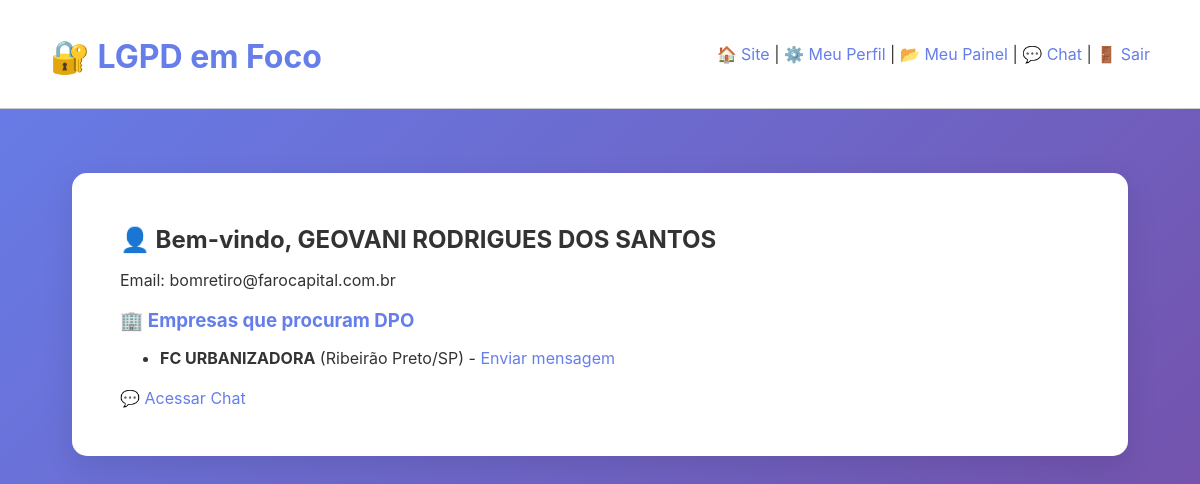
/painel/painel_dpo.php (signed in), run on the app's committed database.
### tables this page shows
CREATE TABLE `usuarios` (
  `id` int(11) NOT NULL,
  `tipo_usuario` enum('empresa','dpo') NOT NULL,
  `email` varchar(100) NOT NULL,
  `senha` varchar(255) NOT NULL,
  `telefone` varchar(20) DEFAULT NULL,
  `razao_social` varchar(100) DEFAULT NULL,
  `nome_fantasia` varchar(100) DEFAULT NULL,
  `cnpj` varchar(20) DEFAULT NULL,
  `setor_atividade` varchar(100) DEFAULT NULL,
  `porte_empresa` varchar(50) DEFAULT NULL,
  `numero_funcionarios` int(11) DEFAULT NULL,
  `cpf` varchar(14) DEFAULT NULL,
  `nome_completo` varchar(100) DEFAULT NULL,
  `formacao_academica` varchar(100) DEFAULT NULL,
  `experiencia_anos` int(11) DEFAULT NULL,
  `certificacoes` text DEFAULT NULL,
  `cep` varchar(10) DEFAULT NULL,
  `cidade` varchar(100) DEFAULT NULL,
  `estado` varchar(2) DEFAULT NULL,
  `criado_em` timestamp NOT NULL DEFAULT current_timestamp(),
  `foto` varchar(255) DEFAULT NULL,
  `disponivel_para_contato` tinyint(1) DEFAULT 0
);

### painel/painel_dpo.php (the view, shortened to what this page needs)
<?php
require_once '../config/conn.php';
$stmt = $pdo->prepare("SELECT * FROM usuarios WHERE id = ?");
$stmt->execute([$_SESSION['user_id']]);
$usuario = $stmt->fetch(PDO::FETCH_ASSOC);
include_once '../includes/header_painel.php';
?>
<!DOCTYPE html>
<html lang="pt-BR">
<head>
    <link rel="stylesheet" href="../assets/css/painel.css">
</head>
<body>
    <div class="container">
        <h2>👤 Bem-vindo, <?= htmlspecialchars($usuario['nome_completo']) ?></h2>
        <p>Email: <?= htmlspecialchars($usuario['email']) ?></p>
        <h3><a href="empresas_disponiveis.php">🏢 Empresas que procuram DPO</a></h3>
        <?php include 'listar_usuarios.php'; listarEmpresas($pdo); ?>
        <p style="margin-top: 20px;">
            <a href="chat.php">💬 Acessar Chat</a>
        </p>
    </div>
</body>
</html>

### painel/listar_usuarios.php (shortened to what this page needs)
<?php
function listarEmpresas($pdo) {
    $stmt = $pdo->query("SELECT id, razao_social, email, cidade, estado FROM usuarios WHERE tipo_usuario = 'empresa'");
    echo '<ul>';
    while ($e = $stmt->fetch(PDO::FETCH_ASSOC)) {
        echo "<li><strong>{$e['razao_social']}</strong> ({$e['cidade']}/{$e['estado']}) - <a href='chat.php?destino={$e['id']}'>Enviar mensagem</a></li>";
    }
    echo '</ul>';
}

### assets/css/painel.css (style rules this page uses)
body { margin: 0; padding: 0; font-family: 'Inter', sans-serif; background: linear-gradient(135deg, #667eea, #764ba2); color: #333; min-height: 100vh; }
.container { max-width: 960px; margin: 4rem auto; background: #fff; border-radius: 15px; padding: 2rem 3rem; box-shadow: 0 10px 30px rgba(0,0,0,0.1); }
h1, h2, h3 { color: #333; margin-bottom: 1rem; }
a { color: #667eea; text-decoration: none; }

### data on the page
usuarios: nome_completo "GEOVANI RODRIGUES DOS SANTOS", email "bomretiro@farocapital.com.br"
usuarios: razao_social "FC URBANIZADORA", cidade "Ribeirão Preto", estado "SP"
